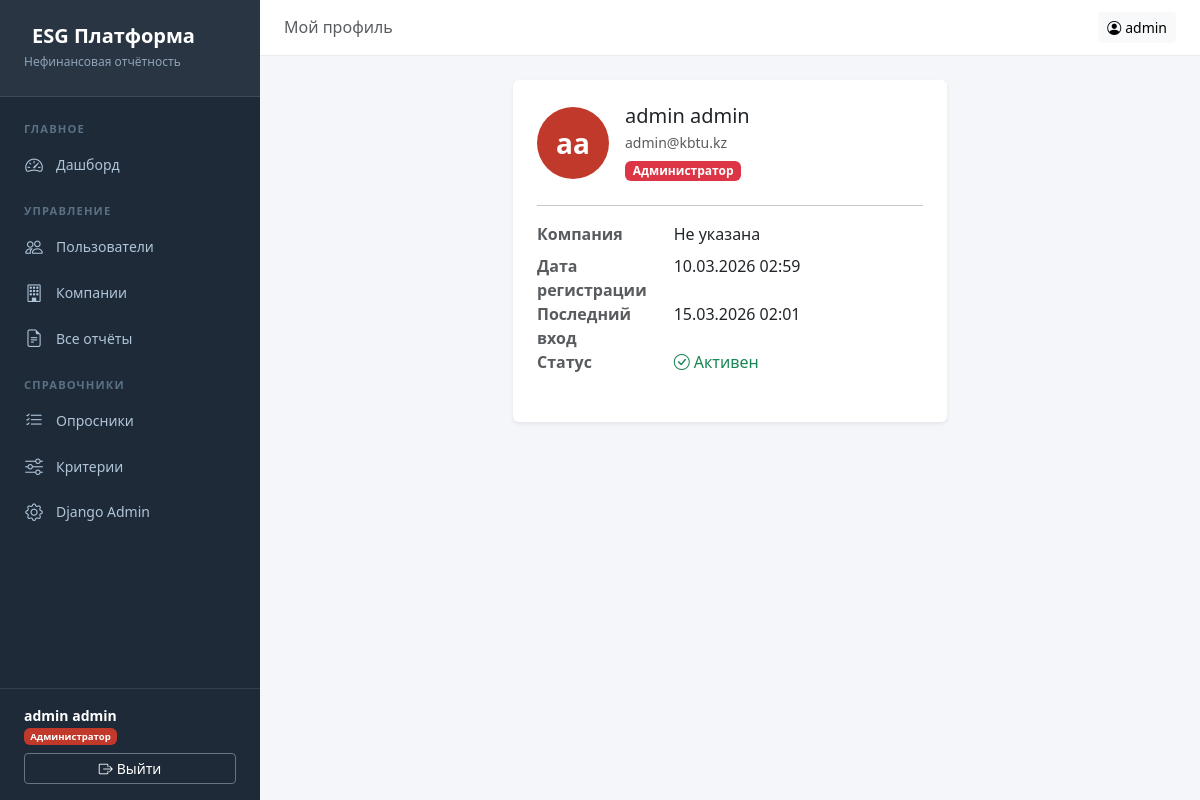
The page /accounts/profile/ (signed in) on the database its author committed.
### accounts/models.py (models this page shows, shortened)
class User(AbstractBaseUser, PermissionsMixin):
    email = models.EmailField(unique=True, verbose_name='Email')
    first_name = models.CharField(max_length=100, verbose_name='Имя')
    last_name = models.CharField(max_length=100, verbose_name='Фамилия')
    middle_name = models.CharField(max_length=100, blank=True, verbose_name='Отчество')
    role = models.CharField(
        max_length=20,
        choices=Role.choices,
        default=Role.VIEWER,
        verbose_name='Роль'
    )
    is_active = models.BooleanField(default=True, verbose_name='Активен')
    is_staff = models.BooleanField(default=False, verbose_name='Сотрудник')
    date_joined = models.DateTimeField(default=timezone.now, verbose_name='Дата регистрации')
    last_login = models.DateTimeField(null=True, blank=True, verbose_name='Последний вход')
    company = models.ForeignKey(
        'companies.Company',
        null=True, blank=True,
        on_delete=models.SET_NULL,
        verbose_name='Компания',
        related_name='users'
    )
    objects = UserManager()
    USERNAME_FIELD = 'email'
    REQUIRED_FIELDS = ['first_name', 'last_name']
    class Meta:
        verbose_name = 'Пользователь'
        verbose_name_plural = 'Пользователи'
        ordering = ['-date_joined']
    def get_full_name(self):
        return f'{self.last_name} {self.first_name} {self.middle_name}'.strip()
    def get_short_name(self):
        return self.first_name

### accounts/views.py (the view)
# urls.py: path('profile/', views.profile_view, name='profile'),
@login_required
def profile_view(request):
    return render(request, 'accounts/profile.html', {'profile_user': request.user})

### templates/accounts/profile.html (shortened to what this page needs)
{% extends 'base.html' %}
{% block page_title %}Мой профиль{% endblock %}
{% block content %}
<div class="row justify-content-center">
    <div class="col-lg-6">
        <div class="card border-0 shadow-sm">
            <div class="card-body p-4">
                <div class="d-flex align-items-center gap-3 mb-4">
                    <div class="rounded-circle d-flex align-items-center justify-content-center fw-bold text-white fs-3"
                         style="width:72px;height:72px;background:{% if profile_user.role == 'admin' %}#c0392b{% elif profile_user.role == 'respondent' %}#2980b9{% else %}#27ae60{% endif %};">
                        {{ profile_user.first_name|first }}{{ profile_user.last_name|first }}
                    </div>
                    <div>
                        <h5 class="mb-1">{{ profile_user.get_full_name }}</h5>
                        <p class="text-muted mb-1 small">{{ profile_user.email }}</p>
                        {% if profile_user.role == 'admin' %}<span class="badge bg-danger">Администратор</span>
                        {% elif profile_user.role == 'respondent' %}<span class="badge bg-primary">Респондент</span>
                        {% else %}<span class="badge bg-success">Пользователь</span>{% endif %}
                    </div>
                </div>
                <hr>
                <dl class="row">
                    <dt class="col-sm-4 text-muted">Компания</dt>
                    <dd class="col-sm-8">{{ profile_user.company|default:"Не указана" }}</dd>
                    <dt class="col-sm-4 text-muted">Дата регистрации</dt>
                    <dd class="col-sm-8">{{ profile_user.date_joined|date:"d.m.Y H:i" }}</dd>
                    <dt class="col-sm-4 text-muted">Последний вход</dt>
                    <dd class="col-sm-8">{{ profile_user.last_login|date:"d.m.Y H:i"|default:"—" }}</dd>
                    <dt class="col-sm-4 text-muted">Статус</dt>
                    <dd class="col-sm-8">
                        {% if profile_user.is_active %}
                        <span class="text-success"><i class="bi bi-check-circle me-1"></i>Активен</span>
                        {% else %}
                        <span class="text-danger"><i class="bi bi-x-circle me-1"></i>Заблокирован</span>
                        {% endif %}
                    </dd>
                </dl>
            </div>
        </div>
    </div>
</div>
{% endblock %}

### templates/base.html (shortened to what this page needs)
<!DOCTYPE html>
<html lang="ru">
<head>
    <link href="https://cdn.jsdelivr.net/npm/bootstrap@5.3.2/dist/css/bootstrap.min.css" rel="stylesheet">
    <link href="https://cdn.jsdelivr.net/npm/bootstrap-icons@1.11.3/font/bootstrap-icons.min.css" rel="stylesheet">
</head>
<body>
{% if user.is_authenticated %}
<nav class="sidebar">
    <div class="sidebar-brand">
        <h5>ESG Платформа</h5>
        <small>Нефинансовая отчётность</small>
    </div>
    <div class="sidebar-nav">
        <div class="sidebar-section">Главное</div>
        <a href="{% url 'core:dashboard' %}" class="nav-link {% if request.resolver_match.url_name == 'dashboard' %}active{% endif %}">
            <i class="bi bi-speedometer2"></i> Дашборд
        </a>
        {% if user.role == 'admin' %}
        <div class="sidebar-section mt-2">Управление</div>
        <a href="{% url 'accounts:user_list' %}" class="nav-link {% if 'user' in request.path %}active{% endif %}">
            <i class="bi bi-people"></i> Пользователи
        </a>
        <a href="#" class="nav-link">
            <i class="bi bi-building"></i> Компании
        </a>
        <a href="#" class="nav-link">
            <i class="bi bi-file-earmark-text"></i> Все отчёты
        </a>
        <div class="sidebar-section mt-2">Справочники</div>
        <a href="#" class="nav-link">
            <i class="bi bi-list-check"></i> Опросники
        </a>
        <a href="#" class="nav-link">
            <i class="bi bi-sliders"></i> Критерии
        </a>
        <a href="/admin/" class="nav-link">
            <i class="bi bi-gear"></i> Django Admin
        </a>
        {% endif %}
    </div>
    <div class="sidebar-footer">
        <div class="user-name">{{ user.get_full_name }}</div>
        <div class="user-info mb-2">
            {% if user.role == 'admin' %}<span class="badge badge-admin">Администратор</span>
            {% elif user.role == 'respondent' %}<span class="badge badge-respondent">Респондент</span>
            {% else %}<span class="badge badge-viewer">Пользователь</span>{% endif %}
        </div>
        <a href="{% url 'accounts:logout' %}" class="btn btn-sm btn-outline-secondary w-100 text-white border-secondary">
            <i class="bi bi-box-arrow-right me-1"></i>Выйти
        </a>
    </div>
</nav>
<div class="main-content">
    <div class="topbar">
        <div>
            <h6 class="mb-0 text-muted">{% block page_title %}Главная{% endblock %}</h6>
        </div>
        <div class="d-flex gap-2">
            <a href="{% url 'accounts:profile' %}" class="btn btn-sm btn-light">
                <i class="bi bi-person-circle me-1"></i>{{ user.get_short_name }}
            </a>
        </div>
    </div>
    <div class="content-area">
        {% block content %}{% endblock %}
    </div>
</div>
{% else %}
{% block auth_content %}{% endblock %}
{% endif %}
</body>
</html>

### templates/base.html (style rules this page uses)
:root { --esg-green: #2d7d46; --esg-blue: #1a5276; --esg-sidebar: #1e2a38; }
body { background: #f4f6f9; font-family: 'Segoe UI', sans-serif; }
.sidebar { width: 260px; min-height: 100vh; background: var(--esg-sidebar); position: fixed; top: 0; left: 0; z-index: 100; display: flex; flex-direction: column; }
.sidebar-brand { padding: 1.5rem; background: rgba(255,255,255,0.05); border-bottom: 1px solid rgba(255,255,255,0.1); }
.sidebar-brand h5 { color: #fff; margin: 0; font-weight: 700; }
.sidebar-brand small { color: #8fa3b8; font-size: 0.75rem; }
.sidebar-nav { padding: 1rem 0; flex: 1; }
.sidebar-section { padding: 0.5rem 1.5rem 0.25rem; font-size: 0.7rem; text-transform: uppercase; color: #5a7085; letter-spacing: 0.1em; font-weight: 600; }
.sidebar .nav-link { color: #b0c4d8; padding: 0.6rem 1.5rem; display: flex; align-items: center; gap: 0.75rem; font-size: 0.875rem; border-radius: 0; transition: all 0.2s; }
.sidebar .nav-link i { font-size: 1.1rem; width: 20px; text-align: center; }
.sidebar-footer { padding: 1rem 1.5rem; border-top: 1px solid rgba(255,255,255,0.1); }
.sidebar-footer .user-info { color: #b0c4d8; font-size: 0.8rem; }
.sidebar-footer .user-name { color: #fff; font-weight: 600; font-size: 0.875rem; }
.main-content { margin-left: 260px; min-height: 100vh; }
.topbar { background: #fff; border-bottom: 1px solid #e9ecef; padding: 0.75rem 1.5rem; display: flex; align-items: center; justify-content: space-between; position: sticky; top: 0; z-index: 99; }
.content-area { padding: 1.5rem; }
.badge-admin { background: #c0392b; }

### rows shown on the page
User: get_full_name "admin admin", get_short_name "admin", first_name|first "a", last_name|first "a", email "admin@kbtu.kz", company "Не указана", date_joined "10.03.2026 02:59", last_login "15.03.2026 02:01"
